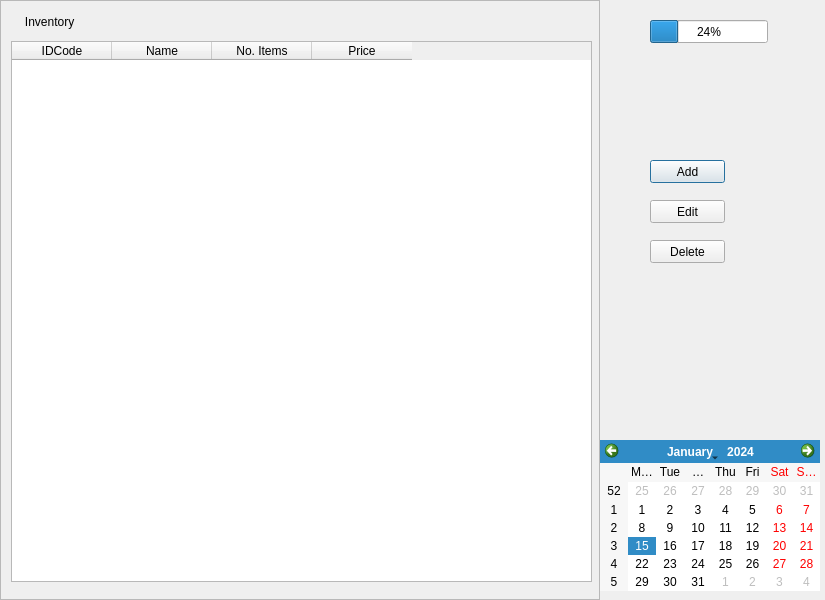
<?xml version="1.0" encoding="UTF-8"?>
<ui version="4.0">
 <class>inventoryPage</class>
 <widget class="QDialog" name="inventoryPage">
  <property name="geometry">
   <rect>
    <x>0</x>
    <y>0</y>
    <width>825</width>
    <height>600</height>
   </rect>
  </property>
  <property name="windowTitle">
   <string/>
  </property>
  <widget class="QCalendarWidget" name="calendar">
   <property name="geometry">
    <rect>
     <x>600</x>
     <y>440</y>
     <width>220</width>
     <height>151</height>
    </rect>
   </property>
  </widget>
  <widget class="QPushButton" name="addButton">
   <property name="geometry">
    <rect>
     <x>650</x>
     <y>160</y>
     <width>75</width>
     <height>23</height>
    </rect>
   </property>
   <property name="text">
    <string>Add</string>
   </property>
   <property name="icon">
    <iconset>
     <normaloff>add.gif</normaloff>add.gif</iconset>
   </property>
   <property name="iconSize">
    <size>
     <width>32</width>
     <height>22</height>
    </size>
   </property>
  </widget>
  <widget class="QPushButton" name="deleteButton">
   <property name="geometry">
    <rect>
     <x>650</x>
     <y>240</y>
     <width>75</width>
     <height>23</height>
    </rect>
   </property>
   <property name="text">
    <string>Delete</string>
   </property>
   <property name="icon">
    <iconset>
     <normaloff>delete.gif</normaloff>delete.gif</iconset>
   </property>
   <property name="iconSize">
    <size>
     <width>30</width>
     <height>18</height>
    </size>
   </property>
  </widget>
  <widget class="QPushButton" name="editButton">
   <property name="geometry">
    <rect>
     <x>650</x>
     <y>200</y>
     <width>75</width>
     <height>23</height>
    </rect>
   </property>
   <property name="text">
    <string>Edit</string>
   </property>
   <property name="icon">
    <iconset>
     <normaloff>edit.gif</normaloff>edit.gif</iconset>
   </property>
   <property name="iconSize">
    <size>
     <width>34</width>
     <height>24</height>
    </size>
   </property>
  </widget>
  <widget class="QProgressBar" name="progressBar">
   <property name="geometry">
    <rect>
     <x>650</x>
     <y>20</y>
     <width>118</width>
     <height>23</height>
    </rect>
   </property>
   <property name="value">
    <number>24</number>
   </property>
  </widget>
  <widget class="QScrollArea" name="scrollArea">
   <property name="geometry">
    <rect>
     <x>0</x>
     <y>0</y>
     <width>600</width>
     <height>600</height>
    </rect>
   </property>
   <property name="widgetResizable">
    <bool>true</bool>
   </property>
   <widget class="QWidget" name="scrollAreaWidgetContents">
    <property name="geometry">
     <rect>
      <x>0</x>
      <y>0</y>
      <width>598</width>
      <height>598</height>
     </rect>
    </property>
    <widget class="QTableWidget" name="inventoryTable">
     <property name="geometry">
      <rect>
       <x>10</x>
       <y>40</y>
       <width>581</width>
       <height>541</height>
      </rect>
     </property>
     <column>
      <property name="text">
       <string>IDCode</string>
      </property>
     </column>
     <column>
      <property name="text">
       <string>Name</string>
      </property>
     </column>
     <column>
      <property name="text">
       <string>No. Items</string>
      </property>
     </column>
     <column>
      <property name="text">
       <string>Price</string>
      </property>
     </column>
    </widget>
    <widget class="QLabel" name="inventoryLabel">
     <property name="geometry">
      <rect>
       <x>14</x>
       <y>5</y>
       <width>571</width>
       <height>31</height>
      </rect>
     </property>
     <property name="styleSheet">
      <string notr="true">font: 18pt &quot;MS Shell Dlg 2&quot;;</string>
     </property>
     <property name="text">
      <string>   Inventory</string>
     </property>
    </widget>
   </widget>
  </widget>
 </widget>
 <tabstops>
  <tabstop>scrollArea</tabstop>
  <tabstop>inventoryTable</tabstop>
  <tabstop>addButton</tabstop>
  <tabstop>editButton</tabstop>
  <tabstop>deleteButton</tabstop>
  <tabstop>calendar</tabstop>
 </tabstops>
 <resources/>
 <connections/>
</ui>
